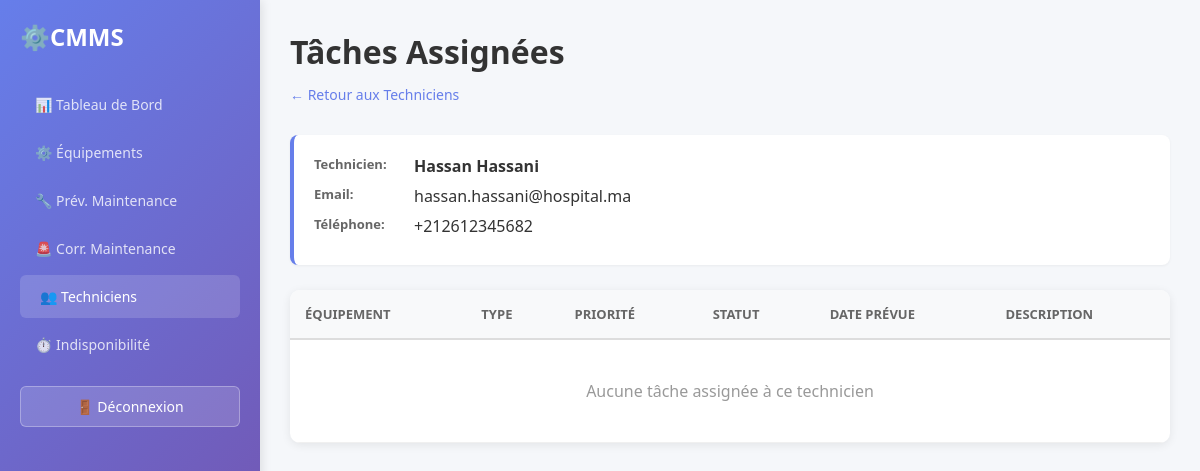
Page /engineer/tech_tasks.php?technician_id=1 (signed in) on the committed database.
### tables this page shows
create table Employees
(
  Employee_ID int primary key AUTO_INCREMENT,
  National_ID varchar(20)not null unique,
  First_Name varchar(60)not null,
  Last_Name varchar(60)not null,
  Phone varchar(25),
  Email varchar(100) not null unique,
  Date_Of_Birth date not null,
  Hire_Date date not null,
  Resign_Date date,
  Contract_Start_Date date not null,
  Contract_End_Date date not null,
  Status_ID SMALLINT not null,
  Shift_Type_ID SMALLINT not null,
  
  foreign key (Status_ID) references Employee_Status(Status_ID),
  foreign key (Shift_Type_ID) references Shift_Type(Shift_Type_ID)
);

### engineer/tech_tasks.php (the view, shortened to what this page needs)
<?php
require_once '../config/config.php';
$technician_id = intval($_GET['technician_id'] ?? 0);
$tech_query = "SELECT e.First_Name, e.Last_Name, e.Email, e.Phone
               FROM Technicians t
               INNER JOIN Employees e ON t.Employee_ID = e.Employee_ID
               WHERE t.Technician_ID = $technician_id";
$tech_result = mysqli_query($conn, $tech_query);
$technician = mysqli_fetch_assoc($tech_result);
$tasks_query = "SELECT m.*, a.Asset_Name, a.Asset_ID, mt.Type_Name, mp.Priority_Level
                FROM Maintenance m
                INNER JOIN Assets a ON m.Asset_ID = a.Asset_ID
                INNER JOIN Maintenance_Type mt ON m.Type_ID = mt.Type_ID
                LEFT JOIN Maintenance_Priority mp ON m.Priority_ID = mp.Priority_ID
                WHERE m.Assigned_Technician_ID = $technician_id
                ORDER BY m.Scheduled_Date DESC
                LIMIT 50";
$tasks = fetch_all($tasks_query);
?>
<!DOCTYPE html>
<html lang="fr">
<head>
</head>
<body>
    <div class="container">
        <aside class="sidebar">
            <div class="logo">⚙️ <span>CMMS</span></div>
            <ul class="nav-menu">
                <li><a href="dashboard.php">📊 Tableau de Bord</a></li>
                <li><a href="equipment.php">⚙️ Équipements</a></li>
                <li><a href="preventive_maintenance.php">🔧 Prév. Maintenance</a></li>
                <li><a href="corrective_maintenance.php">🚨 Corr. Maintenance</a></li>
                <li><a href="users.php" class="active">👥 Techniciens</a></li>
                <li><a href="downtime.php">⏱️ Indisponibilité</a></li>
            </ul>
            <a href="../auth/logout.php" class="logout-btn">🚪 Déconnexion</a>
        </aside>
        <main class="main-content">
            <div class="header">
                <h1>Tâches Assignées</h1>
                <a href="users.php" class="back-link">← Retour aux Techniciens</a>
            </div>
            <div class="tech-info">
                <div class="tech-info-row">
                    <span class="tech-info-label">Technicien:</span>
                    <span class="tech-info-value"><strong><?php echo htmlspecialchars($technician['First_Name'] . ' ' . $technician['Last_Name']); ?></strong></span>
                </div>
                <div class="tech-info-row">
                    <span class="tech-info-label">Email:</span>
                    <span class="tech-info-value"><?php echo htmlspecialchars($technician['Email']); ?></span>
                </div>
                <div class="tech-info-row">
                    <span class="tech-info-label">Téléphone:</span>
                    <span class="tech-info-value"><?php echo htmlspecialchars($technician['Phone'] ?? 'N/A'); ?></span>
                </div>
            </div>
            <div class="table-container">
                <table>
                    <thead>
                        <tr>
                            <th>Équipement</th>
                            <th>Type</th>
                            <th>Priorité</th>
                            <th>Statut</th>
                            <th>Date Prévue</th>
                            <th>Description</th>
                        </tr>
                    </thead>
                    <tbody>
                        <?php if (!empty($tasks)): ?>
                            <?php foreach ($tasks as $task): ?>
                                <tr>
                                    <td><strong><?php echo htmlspecialchars($task['Asset_Name'] ?? 'N/A'); ?></strong></td>
                                    <td><?php echo htmlspecialchars($task['Type_Name'] ?? 'N/A'); ?></td>
                                    <td>
                                        <span class="priority-badge" style="background-color: #667eea;">
                                            <?php echo htmlspecialchars($task['Priority_Level'] ?? 'Normal'); ?>
                                        </span>
                                    </td>
                                    <td>
                                        <?php
                                        $status = 'En Attente';
                                        $status_class = 'status-pending';
                                        if (!empty($task['Completed_Date'])) {
                                            $status = 'Complétée';
                                            $status_class = 'status-completed';
                                        } elseif (!empty($task['Started_Date'])) {
                                            $status = 'En Cours';
                                            $status_class = 'status-in-progress';
                                        }
                                        ?>
                                        <span class="status-badge <?php echo $status_class; ?>">
                                            <?php echo htmlspecialchars($status); ?>
                                        </span>
                                    </td>
                                    <td>
                                        <?php
                                        if (!empty($task['Scheduled_Date'])) {
                                            echo date('d/m/Y', strtotime($task['Scheduled_Date']));
                                        } else {
                                            echo 'Non planifiée';
                                        }
                                        ?>
                                    </td>
                                    <td><?php echo htmlspecialchars(substr($task['Description'] ?? '', 0, 50)); ?>...</td>
                                </tr>
                            <?php endforeach; ?>
                        <?php else: ?>
                            <tr>
                                <td colspan="6" class="no-data">Aucune tâche assignée à ce technicien</td>
                            </tr>
                        <?php endif; ?>
                    </tbody>
                </table>
            </div>
        </main>
    </div>
</body>
</html>

### engineer/tech_tasks.php (style rules this page uses)
* { margin: 0; padding: 0; box-sizing: border-box; }
body { font-family: 'Segoe UI', Tahoma, Geneva, Verdana, sans-serif; background-color: #f5f7fa; color: #333; }
.container { display: flex; min-height: 100vh; }
.sidebar { width: 260px; background: linear-gradient(135deg, #667eea 0%, #764ba2 100%); color: white; padding: 20px; position: fixed; height: 100vh; overflow-y: auto; box-shadow: 2px 0 10px rgba(0, 0, 0, 0.1); }
.logo { display: flex; align-items: center; margin-bottom: 30px; font-size: 24px; font-weight: bold; }
.nav-menu { list-style: none; }
.nav-menu li { margin-bottom: 5px; }
.nav-menu a { display: flex; align-items: center; padding: 12px 15px; color: rgba(255, 255, 255, 0.8); text-decoration: none; border-radius: 6px; transition: all 0.3s; font-size: 14px; }
.nav-menu a:hover, .nav-menu a.active { background: rgba(255, 255, 255, 0.15); color: white; padding-left: 20px; }
.logout-btn { width: 100%; padding: 10px; background: rgba(255, 255, 255, 0.15); color: white; border: 1px solid rgba(255, 255, 255, 0.3); border-radius: 6px; cursor: pointer; font-size: 14px; margin-top: 20px; transition: all 0.3s; text-decoration: none; display: block; text-align: center; }
.main-content { flex: 1; margin-left: 260px; padding: 30px; }
.header { margin-bottom: 30px; }
.header h1 { font-size: 32px; color: #333; margin-bottom: 10px; }
.tech-info { background: white; padding: 20px; border-radius: 8px; margin-bottom: 25px; box-shadow: 0 1px 3px rgba(0, 0, 0, 0.05); border-left: 4px solid #667eea; }
.tech-info-row { display: flex; margin-bottom: 8px; }
.tech-info-label { width: 100px; font-weight: 600; color: #666; font-size: 13px; }
.tech-info-value { flex: 1; color: #333; }
.back-link { color: #667eea; text-decoration: none; font-size: 14px; transition: all 0.3s; }
.table-container { background: white; border-radius: 10px; box-shadow: 0 2px 10px rgba(0, 0, 0, 0.08); overflow: hidden; }
table { width: 100%; border-collapse: collapse; }
thead { background-color: #f8f9fa; border-bottom: 2px solid #ddd; }
th { padding: 15px; text-align: left; font-weight: 600; color: #666; font-size: 13px; text-transform: uppercase; }
td { padding: 15px; border-bottom: 1px solid #f0f0f0; }
.no-data { text-align: center; padding: 40px 15px; color: #999; }

### rows in the picture
employees: First_Name+Last_Name "Hassan Hassani", Email "hassan.hassani@hospital.ma", Phone "+212612345682"
